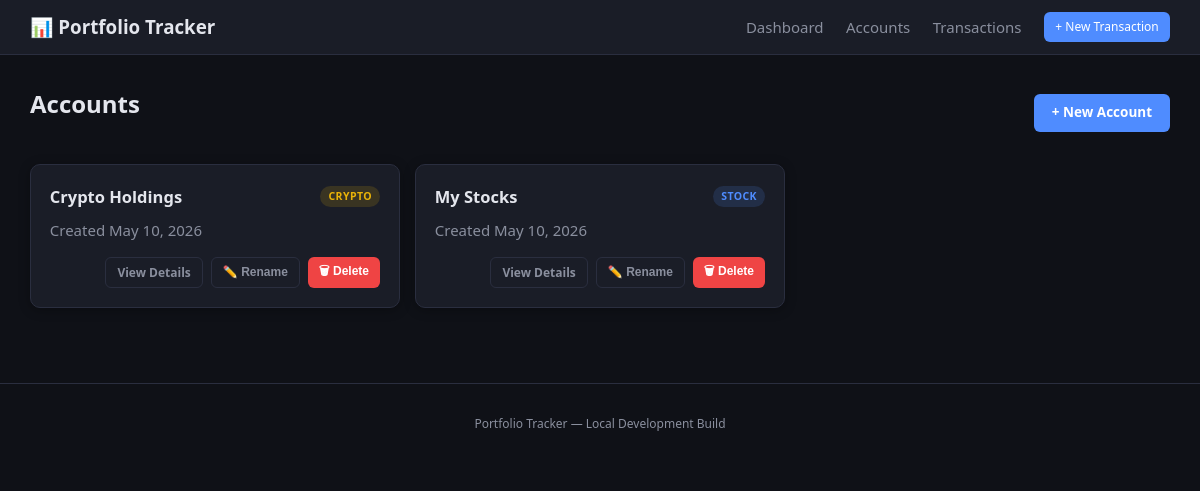
The page /accounts/ on the database as committed earlier.
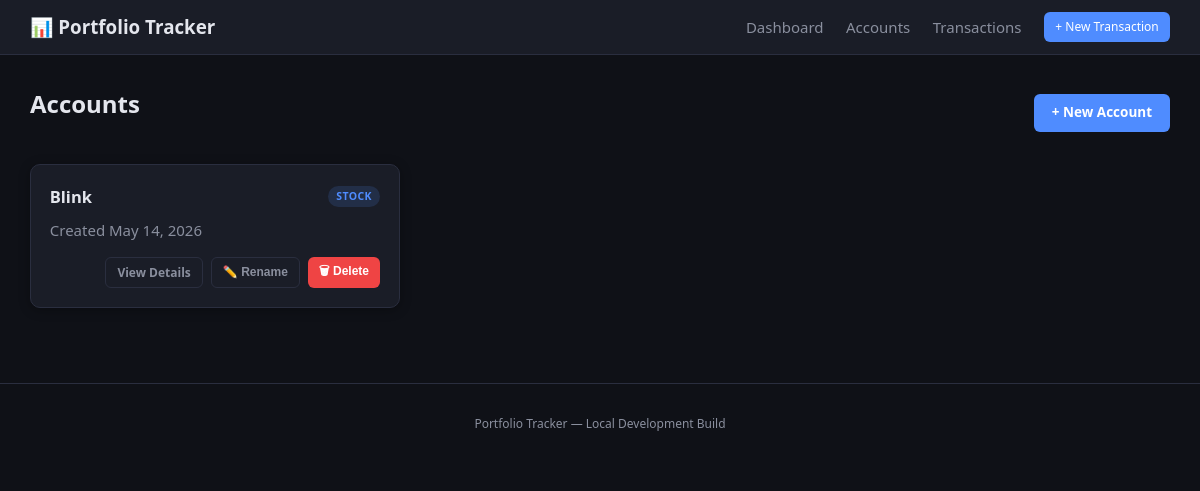
The same page on the database as committed later.
### app/models/account.py (models this page shows, shortened)
class Account(db.Model):
    __tablename__ = "accounts"
    id = db.Column(db.Integer, primary_key=True)
    name = db.Column(db.String(120), nullable=False)
    account_type = db.Column(db.String(20), nullable=False)
    created_at = db.Column(
        db.DateTime, default=lambda: datetime.now(timezone.utc)
    )
    transactions = db.relationship(
        "Transaction", backref="account", lazy=True, cascade="all, delete-orphan"
    )

### app/routes/accounts.py (the view)
@accounts_bp.route("/")
def list_accounts():
    accounts = Account.query.order_by(Account.created_at.desc()).all()
    return render_template("accounts.html", accounts=accounts)

### app/templates/accounts.html (shortened to what this page needs)
{% extends "base.html" %}
{% block content %}
<div class="page-header">
    <h1>Accounts</h1>
    <a href="{{ url_for('accounts.create_account') }}" class="btn btn-primary">+ New Account</a>
</div>
{% if accounts %}
<div class="accounts-grid">
    {% for acct in accounts %}
    <div class="account-card">
        <div class="account-card-header">
            <h3>{{ acct.name }}</h3>
            <span class="badge badge-{{ acct.account_type }}">{{ acct.account_type | upper }}</span>
        </div>
        <div class="account-card-body">
            <p class="muted">Created {{ acct.created_at.strftime('%b %d, %Y') if acct.created_at else 'N/A' }}</p>
        </div>
        <div class="account-card-footer" style="gap:0.5rem;flex-wrap:wrap;">
            <a href="{{ url_for('accounts.account_detail', account_id=acct.id) }}" class="btn btn-sm btn-outline">View Details</a>
            <button class="btn btn-sm btn-outline"
                    onclick="openRenameModal({{ acct.id }}, '{{ acct.name | replace("'", "\\'") }}')">✏️ Rename</button>
            <form method="POST" action="{{ url_for('accounts.delete_account', account_id=acct.id) }}" style="display:inline"
                  onsubmit="return confirm('Delete account ' + {{ acct.name | tojson }} + ' and ALL its transactions? This cannot be undone.')">
                <button type="submit" class="btn btn-sm btn-danger">🗑 Delete</button>
            </form>
        </div>
    </div>
    {% endfor %}
</div>
{% else %}
<div class="empty-state">
    <p>No accounts yet. Create your first account to get started.</p>
    <a href="{{ url_for('accounts.create_account') }}" class="btn btn-primary">+ Create Account</a>
</div>
{% endif %}
{% endblock %}

### app/templates/base.html (shortened to what this page needs)
<!DOCTYPE html>
<html lang="en">
<head>
    <link rel="stylesheet" href="{{ url_for('static', filename='css/style.css') }}">
</head>
<body>
    <nav class="navbar">
        <div class="nav-brand">
            <a href="{{ url_for('dashboard.index') }}">📊 Portfolio Tracker</a>
        </div>
        <div class="nav-links">
            <a href="{{ url_for('dashboard.index') }}">Dashboard</a>
            <a href="{{ url_for('accounts.list_accounts') }}">Accounts</a>
            <a href="{{ url_for('transactions.list_transactions') }}">Transactions</a>
            <a href="{{ url_for('transactions.create_transaction') }}" class="btn btn-sm btn-primary" style="color: white;">+ New Transaction</a>
        </div>
    </nav>
    <main class="container">
        {% block content %}{% endblock %}
    </main>
    <footer class="footer">
        <p>Portfolio Tracker &mdash; Local Development Build</p>
    </footer>
</body>
</html>

### app/static/css/style.css (style rules this page uses)
*, *::before, *::after { box-sizing: border-box; margin: 0; padding: 0; }
:root { --bg: #0f1117; --bg-card: #1a1d27; --bg-card-hover: #22263a; --border: #2a2e3f; --text: #e4e6ed; --text-muted: #8a8f9e; --primary: #4f8cff; --primary-hover: #3a74e0; --green: #22c55e; --green-bg: rgba(34, 197, 94, 0.12); --red: #ef4444; --red-bg: rgba(239, 68, 68, 0.12); --yellow: #eab308; --font: 'Segoe UI', -apple-system, BlinkMacSystemFont, sans-serif; --mono: 'Cascadia Code', 'Fira Code', 'Consolas', monospace; --radius: 10px; --radius-sm: 6px; --shadow: 0 2px 12px rgba(0,0,0,0.3); }
html { font-size: 15px; }
body { font-family: var(--font); background: var(--bg); color: var(--text); line-height: 1.6; min-height: 100vh; }
a { color: var(--primary); text-decoration: none; }
.navbar { display: flex; align-items: center; justify-content: space-between; padding: 0.8rem 2rem; background: var(--bg-card); border-bottom: 1px solid var(--border); position: sticky; top: 0; z-index: 100; }
.nav-brand a { font-size: 1.25rem; font-weight: 700; color: var(--text); }
.nav-links { display: flex; align-items: center; gap: 1.5rem; }
.nav-links a { color: var(--text-muted); font-weight: 500; transition: color 0.15s; }
.container { max-width: 1280px; margin: 0 auto; padding: 2rem; }
.btn { display: inline-block; padding: 0.55rem 1.2rem; border-radius: var(--radius-sm); font-weight: 600; font-size: 0.9rem; cursor: pointer; border: none; transition: background 0.15s, transform 0.1s; text-decoration: none; }
.btn-primary { background: var(--primary); color: #fff; }
.btn-outline { background: transparent; border: 1px solid var(--border); color: var(--text-muted); }
.btn-sm { padding: 0.35rem 0.75rem; font-size: 0.8rem; }
.page-header { display: flex; align-items: center; justify-content: space-between; margin-bottom: 1.5rem; }
.page-header h1 { font-size: 1.6rem; }
h1 { font-size: 1.6rem; margin-bottom: 1.2rem; }
h3 { font-size: 1.1rem; }
.muted { color: var(--text-muted); }
.badge { display: inline-block; padding: 0.15rem 0.55rem; border-radius: 20px; font-size: 0.7rem; font-weight: 700; text-transform: uppercase; letter-spacing: 0.04em; }
.badge-stock { background: rgba(79, 140, 255, 0.15); color: var(--primary); }
.accounts-grid { display: grid; grid-template-columns: repeat(auto-fill, minmax(300px, 1fr)); gap: 1rem; }
.account-card { background: var(--bg-card); border: 1px solid var(--border); border-radius: var(--radius); padding: 1.25rem; box-shadow: var(--shadow); transition: border-color 0.15s; }
.account-card-header { display: flex; align-items: center; justify-content: space-between; margin-bottom: 0.5rem; }
.account-card-body { margin-bottom: 1rem; }
.account-card-footer { display: flex; justify-content: flex-end; }
.btn-danger { background: var(--red); color: #fff; }
.footer { text-align: center; padding: 2rem; color: var(--text-muted); font-size: 0.8rem; border-top: 1px solid var(--border); margin-top: 3rem; }

Rows that differ between the two databases and show on the page:
removed Account: name "Crypto Holdings", account_type "CRYPTO", created_at "May 10, 2026"
removed Account: name "My Stocks", account_type "STOCK", created_at "May 10, 2026"
added Account: name "Blink", account_type "STOCK", created_at "May 14, 2026"
